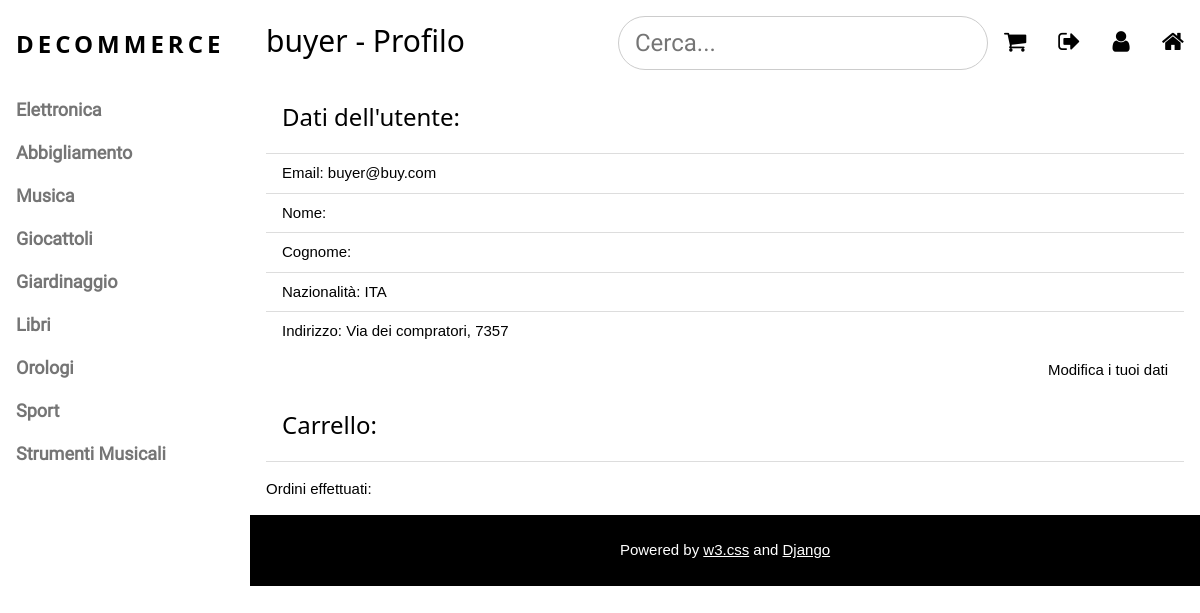
Screenshot of /profile/24/ (signed in) with the database file from the repository.
### decommerce/models.py (models this page shows, shortened)
class Category(models.Model):
    name = models.CharField(max_length=50, unique=True, blank=False)
    class Meta:
        verbose_name = _('category')

class UserProfile(models.Model):
    user = models.OneToOneField(User, on_delete=models.CASCADE)
    nationality = models.CharField(max_length=3, validators=[MinLengthValidator(3)], choices=NATION_CHOICES)
    address = models.CharField(max_length=50)
    cart = models.ManyToManyField(CartItem)
    def cartTotal(self):
        return sum([item.product.price * item.quantity for item in self.cart.all()])
    cart_total = property(cartTotal)
    class Meta:
        verbose_name = _('user profile')

### decommerce/views.py (the view)
# urls.py: url(r'^profile/(?P<user_id>[0-9]+)/$', views.profile, name='profile'),
@login_required
def profile(request, user_id):
    user = get_object_or_404(User, pk=user_id)
    visitor = False
    if str(request.user.id) != user_id:
        visitor = True
    if UserProfile.objects.filter(user=user).exists():
        return buyer_profile(request, user, visitor)
    elif SellerProfile.objects.filter(user=user).exists():
        return seller_profile(request, user, visitor)
    else:
        return HttpResponse('You\'re user: ' + user.get_username())

### decommerce/forms.py
class ModifyUserDataForm(forms.Form):
    mail = forms.EmailField(label='E-mail', widget= forms.TextInput(
                            attrs={'class':'w3-input w3-margin-bottom w3-third', 'placeholder':'E-mail'}))
    nationality = forms.ChoiceField(label='Nazionalità', choices=NATION_CHOICES, widget=forms.Select(
                                    attrs={'class':'w3-select w3-input w3-margin-bottom w3-third'}),
                                    required= False)
    address = forms.CharField(max_length = 60, label='Indirizzo', widget= forms.TextInput(
                                attrs={'class':'w3-select w3-input w3-margin-bottom w3-third', 'placeholder':'Indirizzo'}),
                                required = False)
    name = forms.CharField(max_length = 30, widget= forms.TextInput(
                            attrs={'class':'w3-select w3-input w3-margin-bottom w3-third', 'placeholder':'Nome'}),
                           required= False)
    surname = forms.CharField(max_length = 30, widget= forms.TextInput(
                            attrs={'class':'w3-select w3-input w3-margin-bottom w3-third', 'placeholder':'Cognome'}),
                           required= False)

### decommerce/context_processor.py (called while the page is built)
def base_context(request):
    context = {'categories': Category.objects.all()}
    user = request.user
    if request.user.is_authenticated() and UserProfile.objects.filter(user = user).exists():
        buyer = UserProfile.objects.get(user = user)
        cart = []
        for item in buyer.cart.all():
            if item.product in cart:
                product = list.pop()
        context.update({'cart': buyer.cart.all(), 'cart_total': buyer.cart_total})
    return context

### decommerce/templates/decommerce/buyer_profile.html (shortened to what this page needs)
{% extends 'decommerce/base.html' %}
{% block top_title %}{{ buyer.user.get_username }} - Profilo{% endblock %}
{% block content %}
    <div class="w3-container">
        <ul class="w3-ul">
            <li><h3>Dati dell'utente:</h3></li>
            <li>Email: {{ buyer.user.email }}</li>
            <li>Nome: {{ buyer.user.first_name }}</li>
            <li>Cognome: {{ buyer.user.last_name }}</li>
            <li>Nazionalit&agrave;: {{ buyer.nationality }}</li>
            <li>Indirizzo: {{ buyer.address }}</li>
        </ul>
        <button onclick="expandModal('modifyDataDiv')" class="w3-button w3-left-align w3-right">Modifica i tuoi dati
        </button>
    </div>
    <div class="w3-container">
        <ul class="w3-ul">
            <li><h3>Carrello:</h3></li>
        </ul>
    </div>
    <div class="w3-container" style="max-height: 500px; overflow-y: auto">
        <p>Ordini effettuati:</p>
    </div>
{% endblock %}

### decommerce/templates/decommerce/base.html (shortened to what this page needs)
<!DOCTYPE html>
<html lang="it">
<head>
    {% load staticfiles %}
    <link rel="stylesheet" type="text/css" href="{% static 'decommerce/w3.css' %}">
    <link rel="stylesheet" type="text/css" href="{% static 'decommerce/Roboto.css' %}">
    <link rel="stylesheet" type="text/css" href="{% static 'decommerce/Montserrat.css' %}">
    <link rel="stylesheet" type="text/css"
          href="https://cdnjs.cloudflare.com/ajax/libs/font-awesome/4.7.0/css/font-awesome.min.css">
    <link rel="stylesheet" type="text/css" href="{% static 'decommerce/base.css' %}">
</head>
<body class="w3-content" style="max-width: 1200px">
<nav class="w3-sidebar w3-bar-block w3-white w3-collapse w3-top" style="z-index:3;width: 250px;" id="mySidebar">
    <div class="w3-container w3-display-container w3-padding-16">
        <a href="{% url 'decommerce:index' %}" title="DECOMMERCE | Home" style="text-decoration: none"><h3
                class="w3-wide"><b>DECOMMERCE</b></h3>
        </a>
    </div>
    <div class="w3-large w3-text-grey" style="font-weight:bold">
        {% for category in categories %}
            {% if category.id == actual_category.id %}
                <a href="{% url 'decommerce:category' category.id %}" title="{{ category.name }}"
                   class="w3-bar-item w3-button w3-text-black">{{ category.name }}</a>
            {% else %}
                <a href="{% url 'decommerce:category' category.id %}"
                   class="w3-bar-item w3-button">{{ category.name }}</a>
            {% endif %}
        {% endfor %}
    </div>
</nav>
<div class="w3-main" id="contentDiv" style="margin-left: 250px">
    <header class="w3-bar w3-xlarge">
        <h2 class="w3-bar-item">{% block top_title %}{% endblock %}</h2>
        <div id="rightButtons" class="w3-margin-top">
        <a id="homeIcon" href="{% url 'decommerce:index' %}" class="w3-bar-item w3-right w3-button" title="Home">
            <i class="fa fa-home"></i></a>
        {% if request.user.is_authenticated %}
            <a href="{% url 'decommerce:profile' request.user.id %}" class="w3-bar-item w3-right w3-button"
               title="Profilo"><i id="profileIcon" class="fa fa-user"></i></a>
            <a href="{% url 'decommerce:logout' %}" class="w3-bar-item w3-right w3-button" title="Logout"><i
                    id="logoutIcon" class="fa fa-sign-out"></i></a>
        {% else %}
            <a href="{% url 'decommerce:register' %}" class="w3-bar-item w3-right w3-button" title="Registrati"><i
                    id="registerIcon" class="fa fa-user-plus"></i></a>
            <a href="{% url 'decommerce:login' %}" class="w3-bar-item w3-right w3-button" title="Login"><i
                    id="loginIcon" class="fa fa-sign-in"></i></a>
        {% endif %}
        <div class="w3-dropdown-click w3-right">
            <button class="w3-button" onclick="expand('cart')"><i class="fa fa-shopping-cart"></i></button>
        </div>
        <form id="searchForm" action="{% url 'decommerce:search' %}" method="post">
            <input id="searchField" class="w3-bar-item w3-right w3-input w3-round-xxlarge w3-border" name="search"
                   type="search" placeholder="Cerca..." required
                   style="font-family: Roboto, sans-serif">
        </form>
        </div>
    </header>
    {% block content %}{% endblock %}
    <div class="w3-black w3-center w3-padding-24">Powered by
        <a href="https://www.w3schools.com/w3css/default.asp" title="W3.CSS" target="_blank" class="w3-hover-opacity">
            w3.css</a> and <a href="https://www.djangoproject.com/" title="Django" target="_blank"
                              class="w3-hover-opacity">
            Django
        </a>
    </div>
</div>
</body>
</html>

### decommerce/static/decommerce/w3.css (style rules this page uses)
html { box-sizing:border-box }
*,*:before,*:after { box-sizing:inherit }
html { -ms-text-size-adjust:100%;-webkit-text-size-adjust:100% }
body { margin:0 }
article,aside,details,figcaption,figure,footer,header,main,menu,nav,section,summary { display:block }
a { background-color:transparent;-webkit-text-decoration-skip:objects }
button,input,select,textarea { font:inherit;margin:0 }
button,input { overflow:visible }
button,select { text-transform:none }
button,html [type=button],[type=reset],[type=submit] { -webkit-appearance:button }
[type=search] { -webkit-appearance:textfield;outline-offset:-2px }
html,body { font-family:Verdana,sans-serif;font-size:15px;line-height:1.5 }
html { overflow-x:hidden }
h2 { font-size:30px }
h3 { font-size:24px }
h1,h2,h3,h4,h5,h6 { font-family:"Segoe UI",Arial,sans-serif;font-weight:400;margin:10px 0 }
.w3-wide { letter-spacing:4px }
a { color:inherit }
.w3-btn,.w3-button { border:none;display:inline-block;outline:0;padding:8px 16px;vertical-align:middle;overflow:hidden;text-decoration:none;color:inherit;background-color:inherit;text-align:center;cursor:pointer;white-space:nowrap }
.w3-btn,.w3-button { -webkit-touch-callout:none;-webkit-user-select:none;-khtml-user-select:none;-moz-user-select:none;-ms-user-select:none;user-select:none }
.w3-ul { list-style-type:none;padding:0;margin:0 }
.w3-ul li { padding:8px 16px;border-bottom:1px solid #ddd }
.w3-ul li:last-child { border-bottom:none }
.w3-tooltip,.w3-display-container { position:relative }
.w3-input { padding:8px;display:block;border:none;border-bottom:1px solid #ccc;width:100% }
.w3-dropdown-click,.w3-dropdown-hover { position:relative;display:inline-block;cursor:pointer }
.w3-sidebar { height:100%;width:200px;background-color:#fff;position:fixed!important;z-index:1;overflow:auto }
.w3-main,#main { transition:margin-left .4s }
.w3-bar { width:100%;overflow:hidden }
.w3-bar .w3-bar-item { padding:8px 16px;float:left;width:auto;border:none;outline:none;display:block }
.w3-bar .w3-dropdown-hover,.w3-bar .w3-dropdown-click { position:static;float:left }
.w3-bar .w3-button { white-space:normal }
.w3-bar-block .w3-bar-item { width:100%;display:block;padding:8px 16px;text-align:left;border:none;outline:none;white-space:normal;float:none }
.w3-container:after,.w3-container:before,.w3-panel:after,.w3-panel:before,.w3-row:after,.w3-row:before,.w3-row-padding:after,.w3-row-padding:before, .w3-cell-row:before,.w3-cell-row:after,.w3-clear:after,.w3-clear:before,.w3-bar:before,.w3-bar:after { content:"";display:table;clear:both }
.w3-content { max-width:980px;margin:auto }
@media (min-width:993px) { .w3-sidebar.w3-collapse { display:block!important } }
.w3-top,.w3-bottom { position:fixed;width:100%;z-index:1 }
.w3-top { top:0 }
.w3-round-xxlarge { border-radius:32px }
.w3-container,.w3-panel { padding:0.01em 16px }
.w3-large { font-size:18px!important }
.w3-xlarge { font-size:24px!important }
.w3-left-align { text-align:left!important }
.w3-center { text-align:center!important }
.w3-border { border:1px solid #ccc!important }
.w3-margin-top { margin-top:16px!important }
.w3-padding-16 { padding-top:16px!important;padding-bottom:16px!important }
.w3-padding-24 { padding-top:24px!important;padding-bottom:24px!important }
.w3-right { float:right!important }
.w3-white,.w3-hover-white:hover { color:#000!important;background-color:#fff!important }
.w3-black,.w3-hover-black:hover { color:#fff!important;background-color:#000!important }
.w3-text-grey,.w3-hover-text-grey:hover,.w3-text-gray,.w3-hover-text-gray:hover { color:#757575!important }

### decommerce/static/decommerce/base.css (style rules this page uses)
.w3-sidebar a { font-family: "Roboto", sans-serif; }
body, h1, h2, h3, h4, h5, h6, .w3-wide { font-familiy: "Montserrat", sans-serif; }

### rows the page displays
Category: name "Elettronica"
Category: name "Abbigliamento"
Category: name "Musica"
Category: name "Giocattoli"
Category: name "Giardinaggio"
Category: name "Libri"
Category: name "Orologi"
Category: name "Sport"
Category: name "Strumenti Musicali"
UserProfile: user.get_username "buyer", user.email "buyer@buy.com", nationality "ITA", address "Via dei compratori, 7357"
